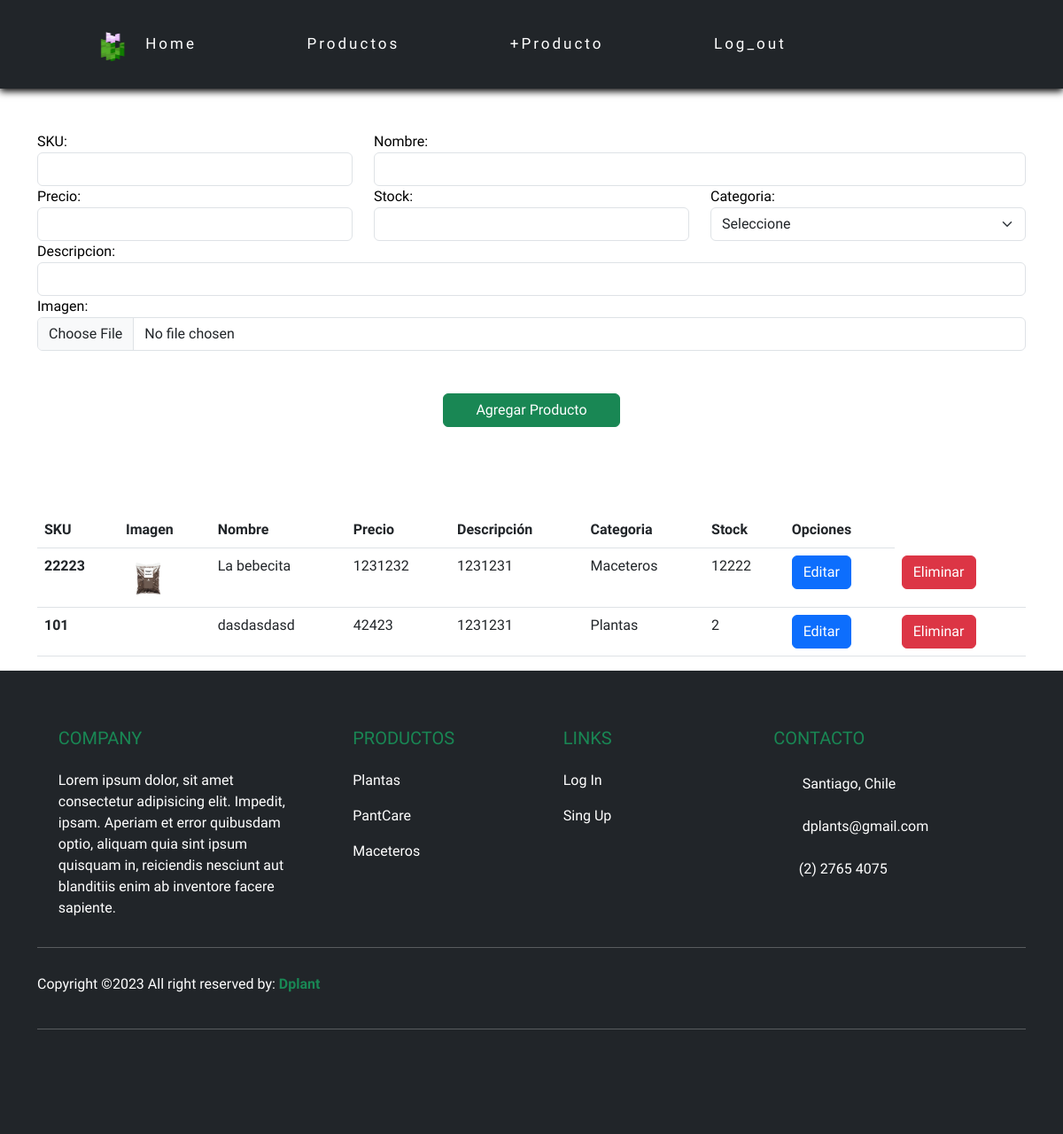
The app's page /agregarProductoBDD.html/ (signed in), older data.
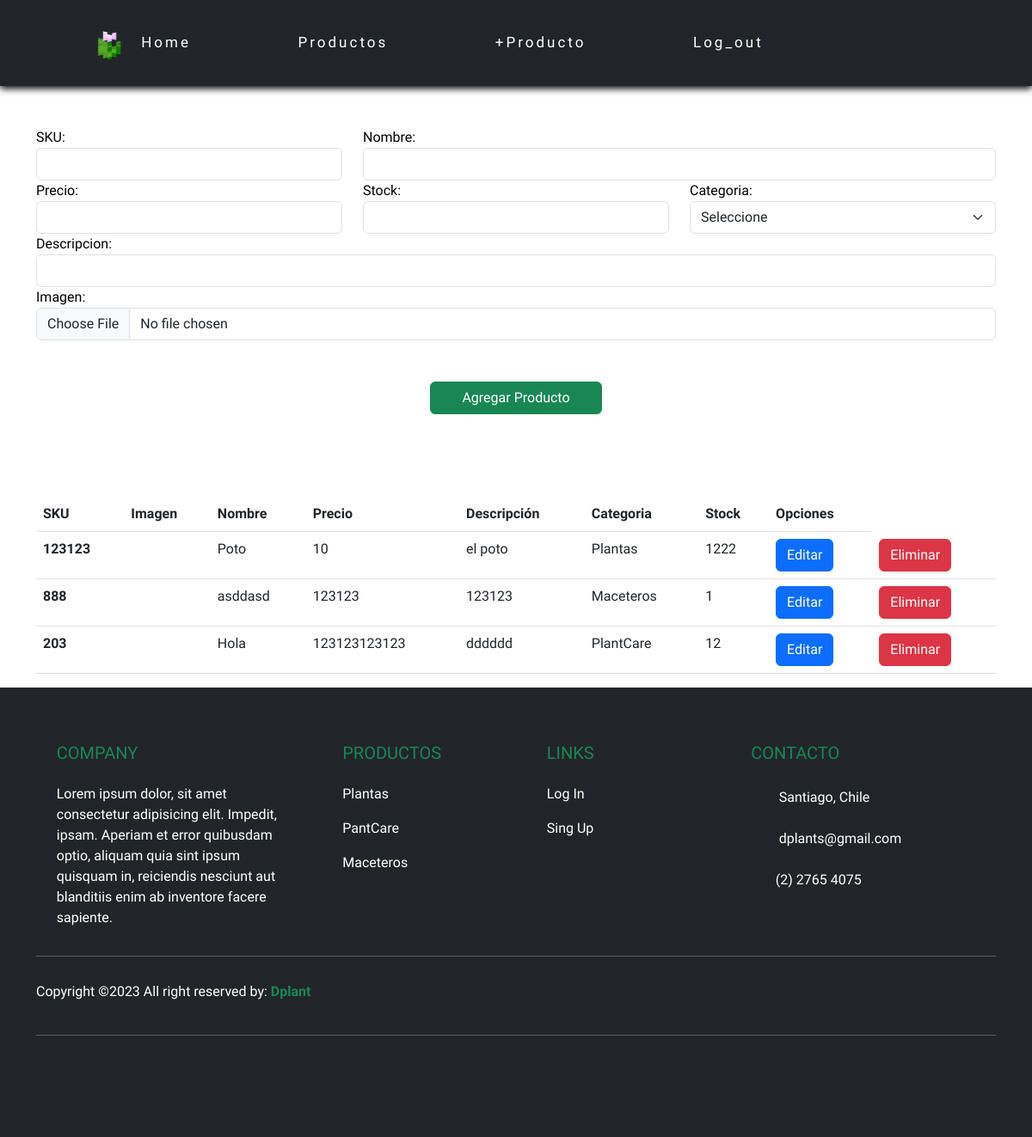
The same page, newer data.
### apps/Tienda/models.py (models this page shows, shortened)
class Producto(models.Model):
    sku = models.CharField(primary_key=True,max_length=15)
    nombre = models.CharField(max_length=50)
    precio = models.IntegerField()
    stock = models.IntegerField()
    fecha = models.DateField(auto_now_add=True)
    descripcion = models.CharField(max_length=120)
    imagenUrl = models.ImageField(upload_to="imgProducto")
    categoriaId = models.ForeignKey(Categoria, on_delete=models.CASCADE)

class Categoria(models.Model):
    id_categoria = models.IntegerField(primary_key=True)
    nombre_categoria = models.CharField(max_length=22)

### apps/Tienda/views.py (the view)
# urls.py: path('agregarProductoBDD.html/', cargarAgregarProductos , name='cargar_P_BDD'),
@login_required
def cargarAgregarProductos(request):
    categorias = Categoria.objects.all()
    productos = Producto.objects.all()
    return render(request,"agregarProductoBDD.html",{"cate":categorias,"prod":productos})

### apps/Tienda/templates/agregarProductoBDD.html (shortened to what this page needs)
{% extends './base.html' %}
{% load static %}
{% block body %}
    <div class="container mt-5">
        <form id="formularioAgregar" action="/agregarProductoF" method="POST" enctype="multipart/form-data">{% csrf_token %}
            <div class="row">
                <div class="col-md-4">
                    <label for="txtSku">SKU:</label>
                    <input name="txtSku" id="txtSku" type="text" class="form-control">
                </div>
                <div class="col-md-8">
                    <label for="txtnombre">Nombre:</label>
                    <input name="txtnombre" id="txtnombre" type="text" class="form-control">
                </div>
                <div class="col-md-4">
                    <label for="txtprecio">Precio:</label>
                    <input name="txtprecio" id="txtprecio" type="text" class="form-control">
                </div>
                <div class="col-md-4">
                    <label for="txtStock">Stock:</label>
                    <input name="txtStock" id="txtStock" type="text" class="form-control">
                </div>
                <div class="col-md-4">
                    <label for="cmbCategoria">Categoria:</label>
                    <select id="cmbCategoria" name="cmbCategoria" class="form-select" aria-label="Default select example">
                        <option disabled selected>Seleccione</option>
                    </select>
                </div>
                <div class="col-md-12">
                    <label for="txtDescripcion">Descripcion:</label>
                    <input name="txtDescripcion" id="txtDescripcion" type="text" class="form-control">
                </div>
                <div class="col-md-12">
                    <label for="txtImagen">Imagen:</label>
                    <input name="txtImagen" id="txtImagen" type="file" class="form-control">
                </div>
            </div>
            <div class="row d-flex justify-content-around">
                <button class="btn btn-success mt-5 mb-5" type="submit" style="width: 200px;">Agregar Producto</button>
            </div>
        </form>
    </div>
    <div class="container mt-5">
        <table class="table">
            <thead>
            <tr>
                <th scope="col">SKU</th>
                <th scope="col">Imagen</th>
                <th scope="col">Nombre</th>
                <th scope="col">Precio</th>
                <th scope="col">Descripción</th>
                <th scope="col">Categoria</th>
                <th scope="col">Stock</th>
                <th scope="col">Opciones</th>
            </tr>
            </thead>
            <tbody>
                {% for p in prod %}
            <tr>
                <th scope="row">{{p.sku}}</th>
                <td><img src="{{p.imagenUrl.url}}" alt="" height="50"></td>
                <td>
                    {{p.nombre}}
                </td>
                <td>
                    {{p.precio}}
                </td>
                <td>
                    {{p.descripcion}}
                </td>
                <td>
                    {{p.categoriaId.nombre_categoria}}
                </td>
                <td>
                    {{p.stock}}
                </td>
                <td><a href="/editarProducto/{{p.sku}}" class="btn btn-primary">Editar</a></td>
                <td><a href="/eliminarProducto/{{p.sku}}" class="btn btn-danger">Eliminar</a></td>
            </tr>
                {% endfor %}
            </tbody>
        </table>
    </div>
{% endblock %}

Row changes from the older to the newer data that the page shows:
removed Producto: sku "22223", imagenUrl (picture), nombre "La bebecita", precio "1231232", descripcion "1231231", categoriaId.nombre_categoria "Maceteros", stock "12222"
removed Producto: sku "101", nombre "dasdasdasd", precio "42423", descripcion "1231231", categoriaId.nombre_categoria "Plantas", stock "2"
added Producto: sku "123123", nombre "Poto", precio "10", descripcion "el poto", categoriaId.nombre_categoria "Plantas", stock "1222"
added Producto: sku "888", nombre "asddasd", precio "123123", descripcion "123123", categoriaId.nombre_categoria "Maceteros", stock "1"
added Producto: sku "203", nombre "Hola", precio "123123123123", descripcion "dddddd", categoriaId.nombre_categoria "PlantCare", stock "12"
